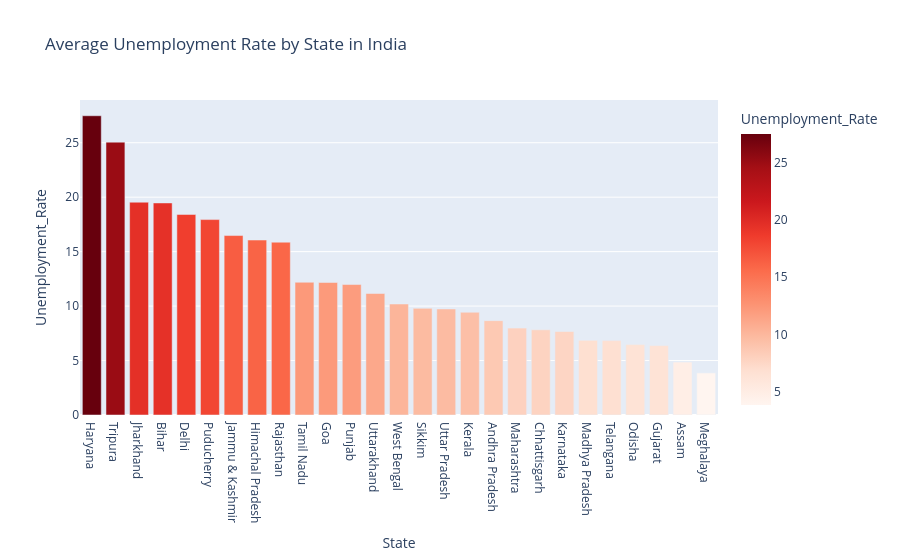

Here is the notebook cell this chart was saved with:
### Code cell
# Group the data by State and find the average unemployment rate
state_stats = df.groupby('State')['Unemployment_Rate'].mean().reset_index()
state_stats = state_stats.sort_values(by='Unemployment_Rate', ascending=False)

# Create an interactive Bar Chart using Plotly
fig = px.bar(state_stats, x='State', y='Unemployment_Rate', 
             title='Average Unemployment Rate by State in India',
             color='Unemployment_Rate', color_continuous_scale='Reds')
fig.show()

### Figure 1 — Plotly figure (JSON) as saved in the notebook; plotly's stock layout.template omitted (floating-point values rounded to 4 significant figures)
{"data": [{"hovertemplate": "State=%{x}<br>Unemployment_Rate=%{marker.color}<extra></extra>", "legendgroup": "", "marker": {"color": [27.48, 25.05, 19.54, 19.47, 18.41, 17.94, 16.48, 16.07, 15.87, 12.19, 12.17, 11.98, 11.16, 10.19, 9.793, 9.737, 9.434, 8.664, 7.979, 7.819, 7.668, 6.854, 6.833, 6.462, 6.376, 4.856, 3.866], "coloraxis": "coloraxis", "pattern": {"shape": ""}}, "name": "", "orientation": "v", "showlegend": false, "textposition": "auto", "type": "bar", "x": ["Haryana", "Tripura", "Jharkhand", "Bihar", "Delhi", "Puducherry", "Jammu & Kashmir", "Himachal Pradesh", "Rajasthan", "Tamil Nadu", "Goa", "Punjab", "Uttarakhand", "West Bengal", "Sikkim", "Uttar Pradesh", "Kerala", "Andhra Pradesh", "Maharashtra", "Chhattisgarh", "Karnataka", "Madhya Pradesh", "Telangana", "Odisha", "Gujarat", "Assam", "Meghalaya"], "xaxis": "x", "y": [27.48, 25.05, 19.54, 19.47, 18.41, 17.94, 16.48, 16.07, 15.87, 12.19, 12.17, 11.98, 11.16, 10.19, 9.793, 9.737, 9.434, 8.664, 7.979, 7.819, 7.668, 6.854, 6.833, 6.462, 6.376, 4.856, 3.866], "yaxis": "y"}], "layout": {"barmode": "relative", "coloraxis": {"colorbar": {"title": {"text": "Unemployment_Rate"}}, "colorscale": [[0, "rgb(255,245,240)"], [0.125, "rgb(254,224,210)"], [0.25, "rgb(252,187,161)"], [0.375, "rgb(252,146,114)"], [0.5, "rgb(251,106,74)"], [0.625, "rgb(239,59,44)"], [0.75, "rgb(203,24,29)"], [0.875, "rgb(165,15,21)"], [1, "rgb(103,0,13)"]]}, "legend": {"tracegroupgap": 0}, "title": {"text": "Average Unemployment Rate by State in India"}, "xaxis": {"anchor": "y", "domain": [0, 1], "title": {"text": "State"}}, "yaxis": {"anchor": "x", "domain": [0, 1], "title": {"text": "Unemployment_Rate"}}}}
